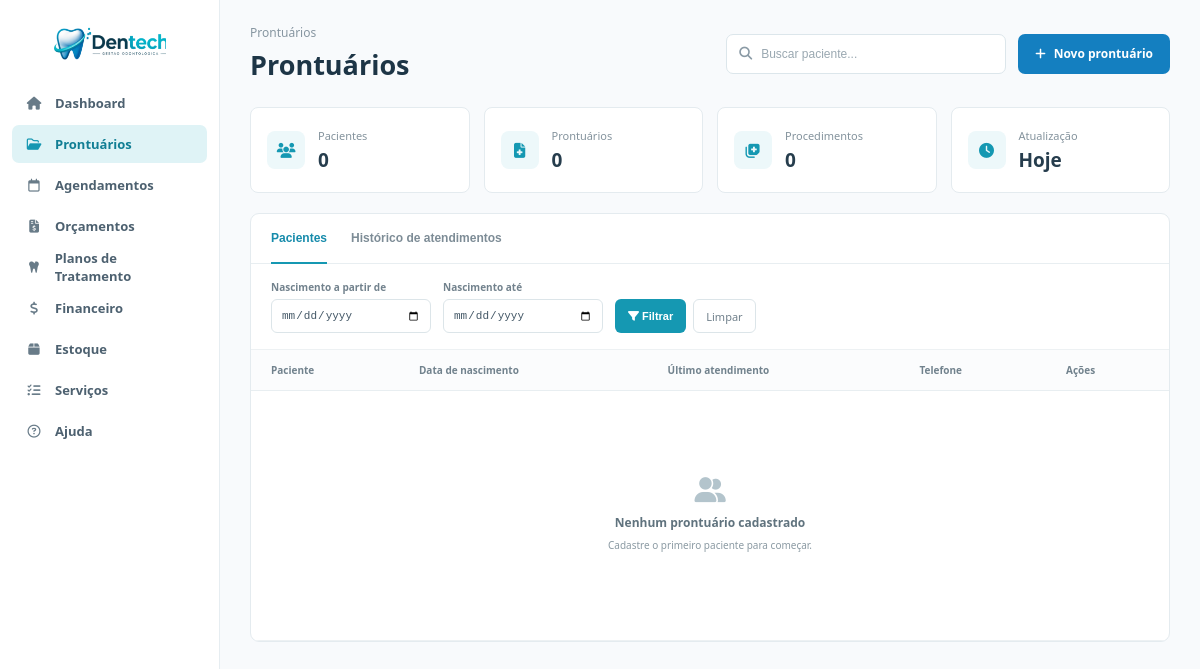
Before: /prontuarios.php (signed in) with the older database file.
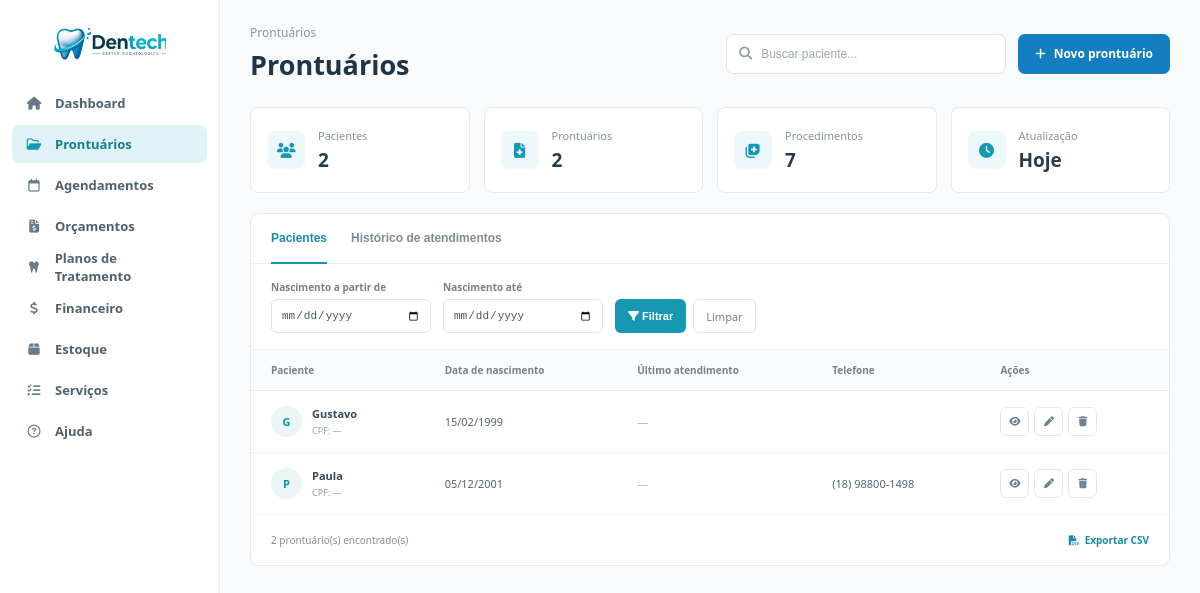
After: the same page with the newer database file.
### tables this page shows
CREATE TABLE `prontuarios` (
  `id` int NOT NULL AUTO_INCREMENT,
  `paciente` varchar(255) NOT NULL,
  `nascimento` date NOT NULL,
  `sexo` enum('Masculino','Feminino','Outro') DEFAULT NULL,
  `estado_civil` varchar(50) DEFAULT NULL,
  `profissao` varchar(100) DEFAULT NULL,
  `rg` varchar(20) DEFAULT NULL,
  `cpf` varchar(14) DEFAULT NULL,
  `endereco` text,
  `cep` varchar(10) DEFAULT NULL,
  `telefone` varchar(20) DEFAULT NULL,
  `email` varchar(255) DEFAULT NULL,
  `observacoes` text,
  `tratamento_odonto` text,
  `tratamento_medico` text,
  `medicamento_continuo` text,
  `alergia_medicamento` text,
  `alergia_outras` text,
  `problemas_saude` text,
  `gravida_meses` varchar(10) DEFAULT NULL,
  `fuma_tempo` varchar(50) DEFAULT NULL,
  `fuma_cigarros_dia` varchar(20) DEFAULT NULL,
  `bebida_frequencia` varchar(100) DEFAULT NULL,
  `drogas_uso` text,
  `doencas_transmissiveis` text,
  `cancer_familiar` text,
  `tratamento_cancer` text,
  `created_at` timestamp NOT NULL DEFAULT CURRENT_TIMESTAMP,
  `termo_consentimento_aceito` tinyint(1) NOT NULL DEFAULT '0',
  `termo_consentimento_aceito_em` datetime DEFAULT NULL,
  PRIMARY KEY (`id`),
  UNIQUE KEY `uq_prontuarios_cpf` (`cpf`)
);

### prontuarios.php (the view, shortened to what the changed rows need)
<?php
require_once 'conexao/conexao.php';
$busca    = trim($_GET['busca'] ?? '');
$data_ini = $_GET['data_ini'] ?? '';
$data_fim = $_GET['data_fim'] ?? '';
$params = [];
$sql = "
    SELECT
        p.*,
        COALESCE(proc_count.total, 0) as total_procedimentos
    FROM prontuarios p
    LEFT JOIN (
        SELECT paciente_id, COUNT(*) as total
        FROM procedimentos
        GROUP BY paciente_id
    ) proc_count ON p.id = proc_count.paciente_id
";
$sql .= " ORDER BY p.paciente ASC";
$stmt = $pdo->prepare($sql);
$stmt->execute($params);
$prontuarios = $stmt->fetchAll();
?>
<!DOCTYPE html>
<html lang="pt-BR">
<head>
    <link rel="stylesheet" href="https://cdnjs.cloudflare.com/ajax/libs/font-awesome/6.5.2/css/all.min.css">
    <link rel="stylesheet" href="css/global.css">
    <link rel="stylesheet" href="css/variables.css">
    <link rel="stylesheet" href="css/layout.css">
    <link rel="stylesheet" href="css/prontuarios.css">
    <link rel="stylesheet" href="css/navbar.css">
</head>
<body>
    <div class="content">
        <main>
            <div class="page-header">
                <div>
                    <h1>Prontuários</h1>
                </div>
            </div>
            <section class="stats-grid">
                <div class="stat-card">
                    <div>
                        <span>Pacientes</span>
                        <strong><?= count($prontuarios) ?></strong>
                    </div>
                </div>
                <div class="stat-card">
                    <div>
                        <span>Prontuários</span>
                        <strong><?= count($prontuarios) ?></strong>
                    </div>
                </div>
                <div class="stat-card">
                    <div>
                        <span>Procedimentos</span>
                        <strong>
                            <?php
                            $totalProcedimentos = 0;
                            foreach ($prontuarios as $p) {
                                $totalProcedimentos += (int) ($p['total_procedimentos'] ?? 0);
                            }
                            echo $totalProcedimentos;
                            ?>
                        </strong>
                    </div>
                </div>
            </section>
            <section class="content-card">
                <div class="table-wrapper">
                    <table class="patients-table">
                        <thead>
                            <tr>
                                <th>Paciente</th>
                                <th>Data de nascimento</th>
                                <th>Último atendimento</th>
                                <th>Telefone</th>
                                <th>Ações</th>
                            </tr>
                        </thead>
                        <tbody>
                            <?php if (empty($prontuarios)): ?>
                                <tr>
                                    <td colspan="5" class="empty-table">
                                        <div class="empty-state">
                                            <i class="fa-solid fa-user-group"></i>
                                            <strong>
                                                <?= ($busca !== '' || $data_ini !== '' || $data_fim !== '')
                                                    ? 'Nenhum prontuário encontrado'
                                                    : 'Nenhum prontuário cadastrado'
                                                ?>
                                            </strong>
                                            <span>
                                                <?= ($busca !== '' || $data_ini !== '' || $data_fim !== '')
                                                    ? 'Tente alterar os filtros utilizados.'
                                                    : 'Cadastre o primeiro paciente para começar.'
                                                ?>
                                            </span>
                                        </div>
                                    </td>
                                </tr>
                            <?php else: ?>
                                <?php foreach ($prontuarios as $p): ?>
                                    <tr>
                                        <td>
                                            <div class="patient-name">
                                                <div class="patient-avatar">
                                                    <?= strtoupper(substr($p['paciente'], 0, 1)) ?>
                                                </div>
                                                <div>
                                                    <strong>
                                                        <?= htmlspecialchars($p['paciente']) ?>
                                                    </strong>
                                                    <span>
                                                        CPF:
                                                        <?= htmlspecialchars($p['cpf'] ?? '—') ?>
                                                    </span>
                                                </div>
                                            </div>
                                        </td>
                                        <td>
                                            <?= date(
                                                'd/m/Y',
                                                strtotime($p['nascimento'])
                                            ) ?>
                                        </td>
                                        <td>
                                            <span class="not-available">
                                                —
                                            </span>
                                        </td>
                                        <td>
                                            <?= htmlspecialchars(
                                                $p['telefone'] ?? '—'
                                            ) ?>
                                        </td>
                                        <td>
                                            <div class="table-actions">
                                                <a
                                                    href="visualizar_prontuario.php?id=<?= $p['id'] ?>"
                                                    class="action-button"
                                                    title="Visualizar">
                                                    <i class="fa-solid fa-eye"></i>
                                                </a>
                                                <a
                                                    href="editar_prontuario.php?id=<?= $p['id'] ?>"
                                                    class="action-button"
                                                    title="Editar">
                                                    <i class="fa-solid fa-pen"></i>
                                                </a>
                                                <button
                                                    type="button"
                                                    class="action-button danger"
                                                    title="Excluir"
                                                    onclick="excluirProntuario(<?= $p['id'] ?>)">
                                                    <i class="fa-solid fa-trash"></i>
                                                </button>
                                            </div>
                                        </td>
                                    </tr>
                                <?php endforeach; ?>
                            <?php endif; ?>
                        </tbody>
                    </table>
                </div>
                <?php if (!empty($prontuarios)): ?>
                    <div class="table-footer">
                        <span><?= count($prontuarios) ?> prontuário(s) encontrado(s)</span>
                        <?php
                        $export_url = '?' . http_build_query(array_merge($_GET, ['exportar' => '1']));
                        ?>
                        <a href="<?= $export_url ?>" class="btn-exportar"><i class="fa-solid fa-file-csv"></i>Exportar CSV</a>
                    </div>
                <?php endif; ?>
            </section>
        </main>
</body>
</html>

Changed rows visible on the page:
added prontuarios: paciente "G", paciente "Gustavo", cpf "—", nascimento "15/02/1999"
added prontuarios: paciente "P", paciente "Paula", cpf "—", nascimento "05/12/2001", telefone "(18) 98800-1498"
Other visible differences:
count($prontuarios): "0" → "2"
$totalProcedimentos: "0" → "7"
count($prontuarios): (not shown) → "2"
text no longer shown: "Nenhum prontuário cadastrado Cadastre o primeiro paciente para começar."
text now shown: "prontuário(s) encontrado(s) Exportar CSV"
